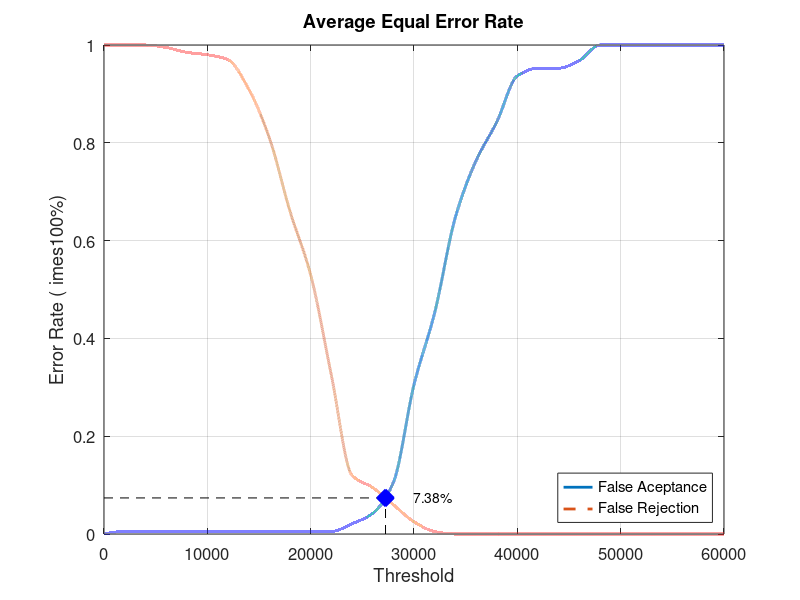
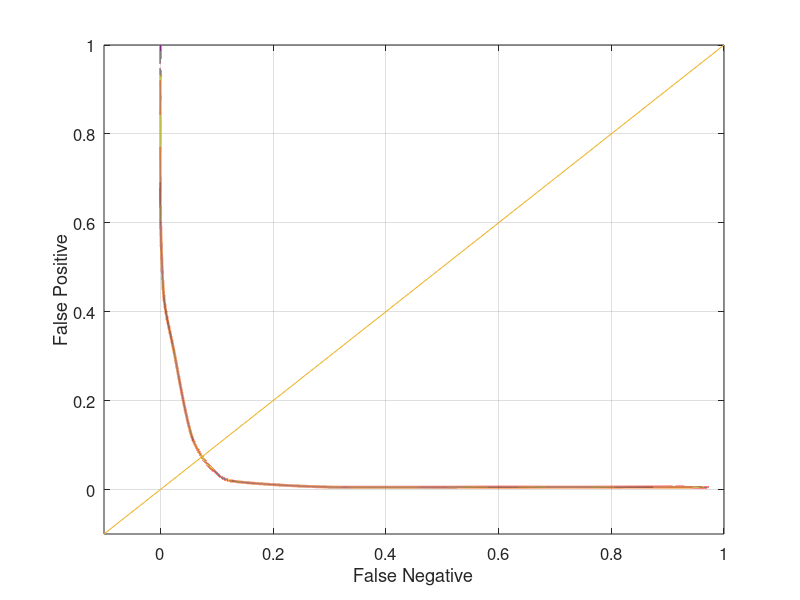

Write MATLAB code to recreate these figures, in order.
close all;
clear;
clc;
x = 0:2000:60000;
xq = 0:0.5:60000;

y0 = [0 0.00526316 0.00526316 0.00526316 0.00526316 0.00526316 0.00526316 0.00526316 0.00526316 0.00526316 0.00526316 0.00526316 0.0210526 0.0421053 0.105263 0.305263 0.452632 0.647368 0.763158 0.842105 0.936842 0.952632 0.952632 0.968421 1 1 1 1 1 1 1]
yy0 = interp1(x, y0, xq, 'pchip');
y1 = [1 1 1 0.995 0.985 0.98 0.97 0.91 0.81 0.66 0.53 0.325 0.12 0.095 0.06 0.025 0.005 0 0 0 0 0 0 0 0 0 0 0 0 0 0]
yy1 = interp1(x, y1, xq, 'pchip');

% Calculating EER: 
y2 = abs(y0 - y1);
find(y2 == min(y2))
yy2 = abs(yy0 - yy1);
xEER = find(yy2 == min(yy2));
xEERIndex = xq(xEER) % X-axis EER
yEER = yy0(xEER) % Y-axis EER

main = figure
plot(xq, yy0,'-','LineWidth', 2);	hold on
plot(xq, yy1,'--','LineWidth', 2);	hold on
plot([xEERIndex xEERIndex], [0 yEER], 'k--');	hold on
plot([0 xEERIndex], [yEER yEER], 'k--');	hold on
plot(xEERIndex, yEER, 'bx', 'LineWidth', 10);	hold on
text(xEERIndex + 10 * xEERIndex / 100, yEER, [num2str(round((10000 * yEER)) / 100) '%'])
legend('False Aceptance', 'False Rejection', 'Location', 'SouthEast')
xlabel('Threshold')
ylabel('Error Rate (	imes100%)')
title('Average Equal Error Rate')
set(gca, 'FontSize', 12)
axis([0 60000 0 1])
grid on

print(main, 'Database4_1Main', '-dpng');
FNRxFPR = figure('Color', [1 1 1]);
plot(yy1, yy0, '-', yy1, yy0, 'LineWidth', 2);
hold on
y = -0.1:0.1:1
plot(y, y); 
set(gca, 'FontSize', 12)
xlabel('False Negative')
ylabel('False Positive')
axis([-0.1 1 -0.1 1])
set(gca, 'FontSize', 12)
grid on

print(FNRxFPR, 'Database4_1FNRxFPR','-dpng');
